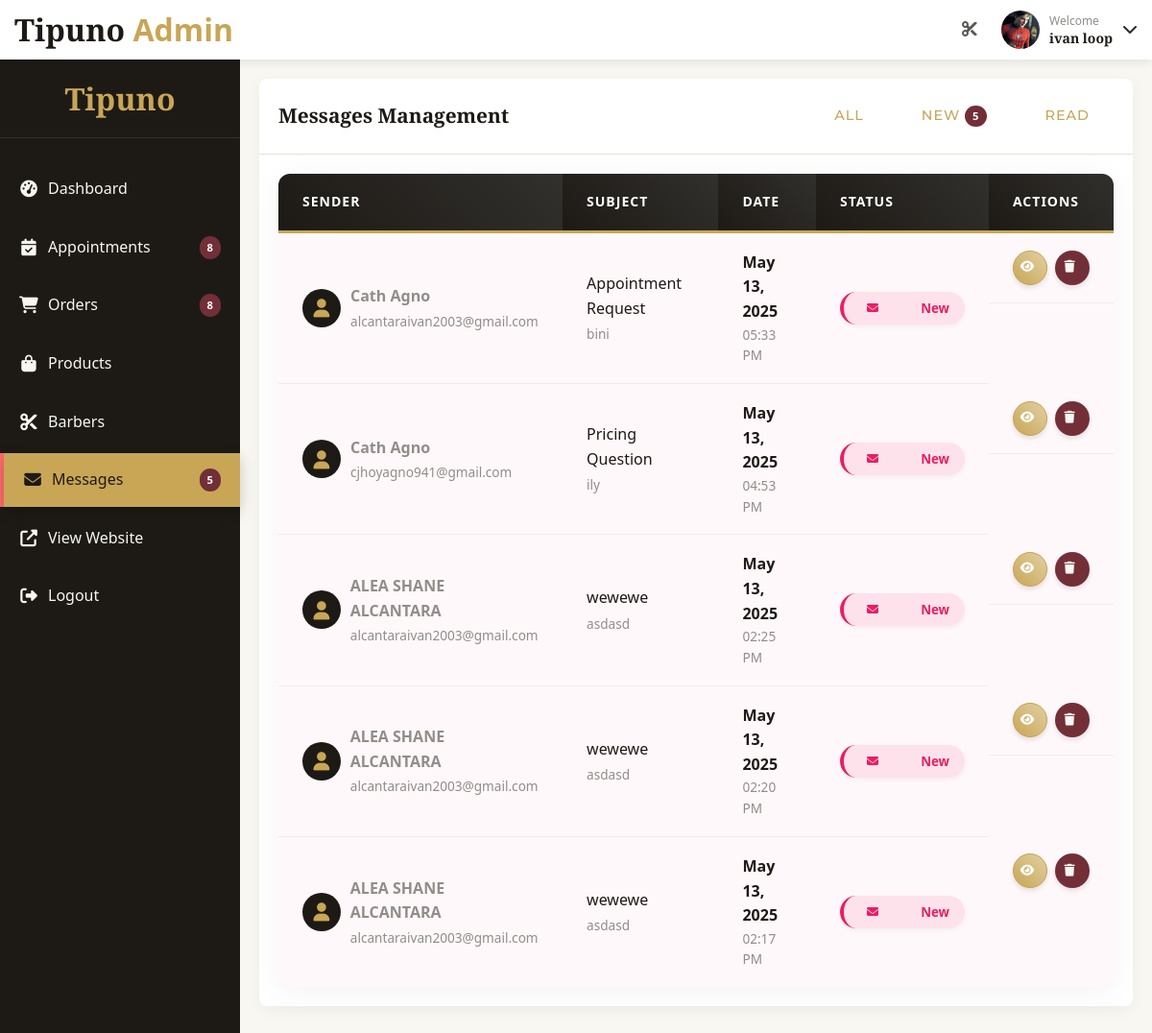
/admin/admin_index.php?page=messages (signed in), run on the app's committed database.
### tables this page shows
CREATE TABLE `contact_messages` (
  `id` int(11) NOT NULL,
  `name` varchar(100) NOT NULL,
  `email` varchar(100) NOT NULL,
  `phone` varchar(20) DEFAULT NULL,
  `subject` varchar(100) NOT NULL,
  `message` text NOT NULL,
  `status` varchar(20) NOT NULL DEFAULT 'new',
  `created_at` timestamp NOT NULL DEFAULT current_timestamp()
);

### admin/models/Message.php (called while the page is built, shortened)
<?php
class Message {
    private $conn;
    private $table = 'contact_messages';
    public function __construct($db) {
        $this->conn = $db;
    }
    public function read($page = 1, $per_page = 10, $status = null) {
        $offset = ($page - 1) * $per_page;
        $query = "SELECT * FROM " . $this->table;
        $query .= " ORDER BY created_at DESC
                  LIMIT :limit OFFSET :offset";
        $stmt = $this->conn->prepare($query);
        $stmt->bindParam(':limit', $per_page, PDO::PARAM_INT);
        $stmt->bindParam(':offset', $offset, PDO::PARAM_INT);
        $stmt->execute();
        return $stmt;
    }
    public function count($status = null) {
        $query = "SELECT COUNT(*) as total FROM " . $this->table;
        if($status) {
            $query .= " WHERE status = :status";
        }
        $stmt = $this->conn->prepare($query);
        if($status) {
            $stmt->bindParam(':status', $status);
        }
        $stmt->execute();
        $row = $stmt->fetch(PDO::FETCH_ASSOC);
        return $row['total'];
    }
}

### admin/pages/messages.php (the view, shortened to what this page needs)
<?php
require_once 'models/Message.php';
$db = new PDO('mysql:host=localhost;dbname=barbershop', 'root', '');
$db->setAttribute(PDO::ATTR_ERRMODE, PDO::ERRMODE_EXCEPTION);
$messageObj = new Message($db);
$viewMode = 'list';
$message = null;
$statusFilter = isset($_GET['status']) ? $_GET['status'] : '';
if ($viewMode === 'list') {
    $page = isset($_GET['p']) ? (int)$_GET['p'] : 1;
    $perPage = 10;
    $stmt = $messageObj->read($page, $perPage, $statusFilter);
    $messages = $stmt->fetchAll(PDO::FETCH_ASSOC);
}
?>
<?php if ($viewMode === 'view' && $message): ?>
<div class="admin-card">
    <div class="admin-card-header">
        <h2>Message Details</h2>
        <div class="actions">
            <a href="?page=messages" class="btn btn-outline btn-sm"><i class="fas fa-arrow-left"></i> Back to List</a>
            <form method="post" style="display: inline;">
                <input type="hidden" name="message_id" value="<?php echo $message['id']; ?>">
                <?php if ($message['status'] == 'read'): ?>
                    <input type="hidden" name="status" value="new">
                    <button type="submit" name="update_status" class="btn btn-primary btn-sm">
                        <i class="fas fa-envelope"></i> Mark as Unread
                    </button>
                <?php else: ?>
                    <input type="hidden" name="status" value="read">
                    <button type="submit" name="update_status" class="btn btn-primary btn-sm">
                        <i class="fas fa-envelope-open"></i> Mark as Read
                    </button>
                <?php endif; ?>
            </form>
            <a href="?page=messages&delete=<?php echo $message['id']; ?>"
               class="btn btn-accent btn-sm delete-btn"
               id="delete-message-<?php echo $message['id']; ?>"
               data-confirm="Are you sure you want to delete this message? This action cannot be undone."
               data-confirm-title="Delete Message"
               data-item-name="this message">
                <i class="fas fa-trash"></i> Delete
            </a>
        </div>
    </div>
    <div class="admin-card-body">
        <div class="message-container">
            <div class="message-header">
                <div class="message-subject">
                    <h3><?php echo htmlspecialchars($message['subject']); ?></h3>
                    <span class="status-badge status-<?php echo $message['status']; ?>">
                        <?php echo ucfirst($message['status']); ?>
                    </span>
                </div>
                <div class="message-meta">
                    <div class="message-date">
                        <i class="fas fa-calendar-alt"></i>
                        <?php echo date('M d, Y', strtotime($message['created_at'])); ?>
                    </div>
                    <div class="message-time">
                        <i class="fas fa-clock"></i>
                        <?php echo date('h:i A', strtotime($message['created_at'])); ?>
                    </div>
                </div>
            </div>
            <div class="message-sender-info">
                <div class="message-sender">
                    <div class="sender-avatar">
                        <i class="fas fa-user"></i>
                    </div>
                    <div class="sender-details">
                        <h4><?php echo htmlspecialchars($message['name']); ?></h4>
                        <div class="sender-contacts">
                            <div class="sender-email">
                                <i class="fas fa-envelope"></i>
                                <a href="mailto:<?php echo htmlspecialchars($message['email']); ?>"><?php echo htmlspecialchars($message['email']); ?></a>
                            </div>
                            <?php if(!empty($message['phone'])): ?>
                            <div class="sender-phone">
                                <i class="fas fa-phone"></i>
                                <a href="tel:<?php echo htmlspecialchars($message['phone']); ?>"><?php echo htmlspecialchars($message['phone']); ?></a>
                            </div>
                            <?php endif; ?>
                        </div>
                    </div>
                </div>
                <div class="message-actions">
                    <a href="mailto:<?php echo htmlspecialchars($message['email']); ?>?subject=RE: <?php echo htmlspecialchars($message['subject']); ?>" class="btn btn-primary">
                        <i class="fas fa-reply"></i> Reply by Email
                    </a>
                    <?php if(!empty($message['phone'])): ?>
                    <a href="tel:<?php echo htmlspecialchars($message['phone']); ?>" class="btn btn-outline">
                        <i class="fas fa-phone"></i> Call
                    </a>
                    <?php endif; ?>
                </div>
            </div>
            <div class="message-content">
                <div class="message-text">
                    <?php echo nl2br(htmlspecialchars($message['message'])); ?>
                </div>
            </div>
        </div>
    </div>
</div>
<?php else: ?>
<div class="admin-card">
    <div class="admin-card-header">
        <h2>Messages Management</h2>
        <div class="actions">
            <a href="?page=messages" class="btn btn-outline btn-sm <?php echo empty($statusFilter) ? 'active' : ''; ?>">All</a>
            <a href="?page=messages&status=new" class="btn btn-outline btn-sm <?php echo $statusFilter === 'new' ? 'active' : ''; ?>">
                New
                <?php
                $unreadCount = $messageObj->count('new');
                if ($unreadCount > 0) {
                    echo '<span class="badge">' . $unreadCount . '</span>';
                }
                ?>
            </a>
            <a href="?page=messages&status=read" class="btn btn-outline btn-sm <?php echo $statusFilter === 'read' ? 'active' : ''; ?>">Read</a>
        </div>
    </div>
    <div class="admin-card-body">
        <div class="table-responsive">
            <table class="admin-table">
                <thead>
                    <tr>
                        <th>Sender</th>
                        <th>Subject</th>
                        <th>Date</th>
                        <th>Status</th>
                        <th class="text-right">Actions</th>
                    </tr>
                </thead>
                <tbody>
                    <?php if (count($messages) > 0): ?>
                        <?php foreach ($messages as $message): ?>
                            <tr class="<?php echo $message['status'] === 'new' ? 'unread-row' : ''; ?>">
                                <td>
                                    <div class="sender-info">
                                        <div class="sender-avatar">
                                            <i class="fas fa-user"></i>
                                        </div>
                                        <div class="sender-details">
                                            <strong><?php echo htmlspecialchars($message['name']); ?></strong>
                                            <span class="email"><?php echo htmlspecialchars($message['email']); ?></span>
                                        </div>
                                    </div>
                                </td>
                                <td>
                                    <a href="?page=messages&view=<?php echo $message['id']; ?>" class="message-subject-link">
                                        <?php echo htmlspecialchars($message['subject']); ?>
                                        <span class="message-preview"><?php echo htmlspecialchars(substr($message['message'], 0, 50)) . (strlen($message['message']) > 50 ? '...' : ''); ?></span>
                                    </a>
                                </td>
                                <td>
                                    <div class="message-date">
                                        <div class="date"><?php echo date('M d, Y', strtotime($message['created_at'])); ?></div>
                                        <div class="time"><?php echo date('h:i A', strtotime($message['created_at'])); ?></div>
                                    </div>
                                </td>
                                <td>
                                    <form method="post" id="status-form-<?php echo $message['id']; ?>">
                                        <button type="submit" name="update_status" class="status-badge status-<?php echo $message['status']; ?>">
                                            <?php if ($message['status'] === 'new'): ?>
                                                <i class="fas fa-envelope"></i> New
                                            <?php else: ?>
                                                <i class="fas fa-envelope-open"></i> Read
                                            <?php endif; ?>
                                        </button>
                                    </form>
                                </td>
                                <td class="actions">
                                    <div class="action-buttons">
                                        <a href="?page=messages&view=<?php echo $message['id']; ?>" class="btn btn-primary btn-sm">
                                            <i class="fas fa-eye"></i>
                                        </a>
                                        <a href="?page=messages&delete=<?php echo $message['id']; ?>"
                                           class="btn btn-accent btn-sm delete-btn"
                                           id="delete-message-<?php echo $message['id']; ?>"
                                           data-confirm="Are you sure you want to delete this message? This action cannot be undone."
                                           data-confirm-title="Delete Message"
                                           data-item-name="this message">
                                            <i class="fas fa-trash"></i>
                                        </a>
                                    </div>
                                </td>
                            </tr>
                        <?php endforeach; ?>
                    <?php endif; ?>
                </tbody>
            </table>
        </div>
    </div>
</div>
<?php endif; ?>

### css/style.css (style rules this page uses)
:root { --primary-color: #c8a656; --primary-color-light: #e2d0a3; --primary-color-dark: #9a7b32; --primary-color-rgb: 200, 166, 86; --secondary-color: #1d1a16; --secondary-color-rgb: 29, 26, 22; --accent-color: #a67c52; --accent-color-secondary: #722f37; --accent-color-tertiary: #4a594a; --text-dark: #2d2a26; --text-medium: #5a5755; --text-light: #f7f6f1; --text-muted: #908d8a; --white: #ffffff; --off-white: #f9f7f2; --light-bg: #f3f0e8; --border-light: #e5e0d5; --success-color: #547a53; --warning-color: #c0964e; --error-color: #8a383a; --gold-gradient: linear-gradient(45deg, #c8a656, #e2d0a3); --dark-gradient: linear-gradient(45deg, #1d1a16, #2d2a26); --space-xs: 0.25rem; --space-sm: 0.5rem; --space-md: 1rem; --space-lg: 1.5rem; --space-xl: 2rem; --space-xxl: 4rem; --font-heading: 'Playfair Display', serif; --font-body: 'Montserrat', sans-serif; }
* { margin: 0; padding: 0; box-sizing: border-box; font-family: 'Segoe UI', Tahoma, Geneva, Verdana, sans-serif; }
body { background-color: #f5f5f5; color: #333; }
* { margin: 0; padding: 0; box-sizing: border-box; }
body { font-family: var(--font-body); font-size: 16px; line-height: 1.6; color: var(--text-dark); background-color: var(--off-white); display: flex; flex-direction: column; min-height: 100vh; overflow-x: hidden; }
h1, h2, h3, h4, h5, h6 { font-family: var(--font-heading); margin-bottom: var(--space-md); line-height: 1.3; color: var(--secondary-color); }
h2 { font-size: 2rem; font-weight: 700; }
a { color: var(--accent-color); text-decoration: none; transition: all 0.3s ease; }
.btn { display: inline-block; padding: 12px 24px; font-weight: 600; text-align: center; border: none; border-radius: 4px; cursor: pointer; transition: all 0.3s ease; text-transform: uppercase; font-size: 0.9rem; letter-spacing: 1px; }
.btn-primary { background: var(--gold-gradient); color: var(--secondary-color); box-shadow: 0 2px 10px rgba(200, 166, 86, 0.3); }
.btn-outline { background-color: transparent; border: 2px solid var(--primary-color); color: var(--primary-color); }
.btn-accent { background-color: var(--accent-color-secondary); color: var(--text-light); }

### admin/css/messages.css (style rules this page uses)
.sender-avatar { width: 50px; height: 50px; border-radius: 50%; background-color: var(--secondary-color); color: var(--primary-color); display: flex; align-items: center; justify-content: center; font-size: 1.5rem; }
.sender-info { display: flex; align-items: center; gap: 10px; }
.sender-info .sender-avatar { width: 40px; height: 40px; font-size: 1.2rem; }
.sender-info .sender-details { display: flex; flex-direction: column; }
.sender-info .sender-details strong { margin-bottom: 2px; color: var(--secondary-color); }
.sender-info .sender-details .email { font-size: 0.85rem; color: var(--text-muted); }
.message-subject-link { display: block; color: var(--secondary-color); text-decoration: none; transition: color 0.3s; }
.message-preview { display: block; font-size: 0.85rem; margin-top: 3px; color: var(--text-muted); }
.message-date { display: flex; flex-direction: column; }
.message-date .date { font-weight: 600; color: var(--secondary-color); }
.message-date .time { font-size: 0.85rem; color: var(--text-muted); }
.status-badge.status-new { background-color: rgba(233, 30, 99, 0.1); color: #E91E63; border-left: 4px solid #E91E63; }
.unread-row { background-color: rgba(233, 30, 99, 0.03); font-weight: 500; }

### data on the page
contact_messages: name "Cath Agno", email "alcantaraivan2003@gmail.com", subject "Appointment Request", message "bini", created_at "May 13, 2025", created_at "05:33 PM", status "new" (drawn)
contact_messages: name "Cath Agno", email "cjhoyagno941@gmail.com", subject "Pricing Question", message "ily", created_at "May 13, 2025", created_at "04:53 PM", status "new" (drawn)
contact_messages: name "ALEA SHANE ALCANTARA", email "alcantaraivan2003@gmail.com", subject "wewewe", message "asdasd", created_at "May 13, 2025", created_at "02:25 PM", status "new" (drawn)
contact_messages: name "ALEA SHANE ALCANTARA", email "alcantaraivan2003@gmail.com", subject "wewewe", message "asdasd", created_at "May 13, 2025", created_at "02:20 PM", status "new" (drawn)
contact_messages: name "ALEA SHANE ALCANTARA", email "alcantaraivan2003@gmail.com", subject "wewewe", message "asdasd", created_at "May 13, 2025", created_at "02:17 PM", status "new" (drawn)

### other printed values
$_SESSION['user']['name'] "ivan loop"
$pendingCount "8"
$unreadCount "5"
